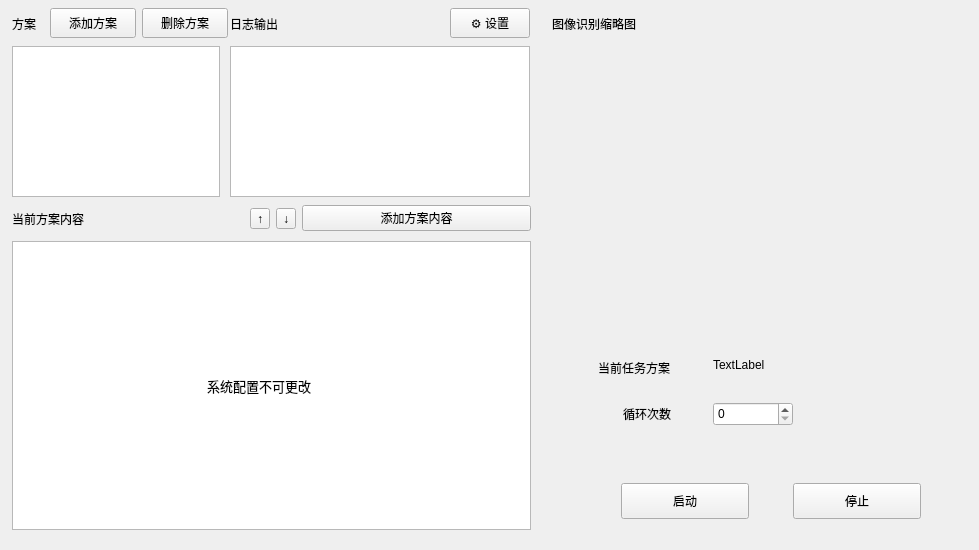
<?xml version="1.0" encoding="UTF-8"?>
<ui version="4.0">
 <class>mainwindow</class>
 <widget class="QWidget" name="mainwindow">
  <property name="enabled">
   <bool>true</bool>
  </property>
  <property name="geometry">
   <rect>
    <x>0</x>
    <y>0</y>
    <width>979</width>
    <height>550</height>
   </rect>
  </property>
  <property name="windowTitle">
   <string>onmyoji-script v1.3</string>
  </property>
  <widget class="QLabel" name="label">
   <property name="geometry">
    <rect>
     <x>12</x>
     <y>12</y>
     <width>36</width>
     <height>24</height>
    </rect>
   </property>
   <property name="text">
    <string>方案</string>
   </property>
  </widget>
  <widget class="QListWidget" name="listWidget">
   <property name="geometry">
    <rect>
     <x>12</x>
     <y>46</y>
     <width>208</width>
     <height>151</height>
    </rect>
   </property>
   <property name="editTriggers">
    <set>QAbstractItemView::EditTrigger::DoubleClicked</set>
   </property>
  </widget>
  <widget class="QTableWidget" name="tableWidget">
   <property name="geometry">
    <rect>
     <x>12</x>
     <y>241</y>
     <width>519</width>
     <height>289</height>
    </rect>
   </property>
   <property name="editTriggers">
    <set>QAbstractItemView::EditTrigger::NoEditTriggers</set>
   </property>
  </widget>
  <widget class="QLabel" name="label_3">
   <property name="geometry">
    <rect>
     <x>230</x>
     <y>12</y>
     <width>93</width>
     <height>24</height>
    </rect>
   </property>
   <property name="text">
    <string>日志输出</string>
   </property>
  </widget>
  <widget class="QPlainTextEdit" name="plainTextEdit">
   <property name="geometry">
    <rect>
     <x>230</x>
     <y>46</y>
     <width>300</width>
     <height>151</height>
    </rect>
   </property>
   <property name="readOnly">
    <bool>true</bool>
   </property>
  </widget>
  <widget class="QLabel" name="label_4">
   <property name="geometry">
    <rect>
     <x>552</x>
     <y>12</y>
     <width>151</width>
     <height>24</height>
    </rect>
   </property>
   <property name="text">
    <string>图像识别缩略图</string>
   </property>
  </widget>
  <widget class="QToolButton" name="startTaskButton">
   <property name="geometry">
    <rect>
     <x>621</x>
     <y>483</y>
     <width>128</width>
     <height>36</height>
    </rect>
   </property>
   <property name="text">
    <string>启动</string>
   </property>
  </widget>
  <widget class="QToolButton" name="stopTaskButton">
   <property name="geometry">
    <rect>
     <x>793</x>
     <y>483</y>
     <width>128</width>
     <height>36</height>
    </rect>
   </property>
   <property name="text">
    <string>停止</string>
   </property>
  </widget>
  <widget class="QLabel" name="label_5">
   <property name="geometry">
    <rect>
     <x>623</x>
     <y>402</y>
     <width>70</width>
     <height>23</height>
    </rect>
   </property>
   <property name="text">
    <string>循环次数</string>
   </property>
  </widget>
  <widget class="QSpinBox" name="taskCycleNumber">
   <property name="geometry">
    <rect>
     <x>713</x>
     <y>402</y>
     <width>80</width>
     <height>24</height>
    </rect>
   </property>
   <property name="maximum">
    <number>999</number>
   </property>
  </widget>
  <widget class="QLabel" name="label_6">
   <property name="geometry">
    <rect>
     <x>598</x>
     <y>356</y>
     <width>93</width>
     <height>23</height>
    </rect>
   </property>
   <property name="text">
    <string>当前任务方案</string>
   </property>
  </widget>
  <widget class="QLabel" name="currentTaskName">
   <property name="geometry">
    <rect>
     <x>713</x>
     <y>356</y>
     <width>231</width>
     <height>18</height>
    </rect>
   </property>
   <property name="text">
    <string>TextLabel</string>
   </property>
  </widget>
  <widget class="QPushButton" name="programmeAddBtn">
   <property name="geometry">
    <rect>
     <x>50</x>
     <y>8</y>
     <width>86</width>
     <height>30</height>
    </rect>
   </property>
   <property name="text">
    <string>添加方案</string>
   </property>
  </widget>
  <widget class="QPushButton" name="programmeRemoveBtn">
   <property name="geometry">
    <rect>
     <x>142</x>
     <y>8</y>
     <width>86</width>
     <height>30</height>
    </rect>
   </property>
   <property name="text">
    <string>删除方案</string>
   </property>
  </widget>
  <widget class="QLabel" name="openCVIdentifyLabel">
   <property name="geometry">
    <rect>
     <x>540</x>
     <y>46</y>
     <width>427</width>
     <height>220</height>
    </rect>
   </property>
   <property name="text">
    <string/>
   </property>
  </widget>
  <widget class="QWidget" name="horizontalLayoutWidget">
   <property name="geometry">
    <rect>
     <x>12</x>
     <y>195</y>
     <width>519</width>
     <height>47</height>
    </rect>
   </property>
   <layout class="QHBoxLayout" name="horizontalLayout">
    <item>
     <widget class="QLabel" name="label_2">
      <property name="text">
       <string>当前方案内容                                                </string>
      </property>
     </widget>
    </item>
    <item>
     <widget class="QToolButton" name="programmeContentUpButton">
      <property name="text">
       <string>↑</string>
      </property>
     </widget>
    </item>
    <item>
     <widget class="QToolButton" name="programmeContentDownButton">
      <property name="text">
       <string>↓</string>
      </property>
     </widget>
    </item>
    <item>
     <widget class="QPushButton" name="programmeContentAddBtn">
      <property name="text">
       <string>添加方案内容</string>
      </property>
     </widget>
    </item>
   </layout>
  </widget>
  <widget class="QToolButton" name="settingButton">
   <property name="geometry">
    <rect>
     <x>450</x>
     <y>8</y>
     <width>80</width>
     <height>30</height>
    </rect>
   </property>
   <property name="text">
    <string>⚙ 设置</string>
   </property>
   <property name="toolButtonStyle">
    <enum>Qt::ToolButtonStyle::ToolButtonTextOnly</enum>
   </property>
  </widget>
  <widget class="QLabel" name="systemConfigTips">
   <property name="geometry">
    <rect>
     <x>207</x>
     <y>368</y>
     <width>128</width>
     <height>36</height>
    </rect>
   </property>
   <property name="font">
    <font>
     <pointsize>10</pointsize>
    </font>
   </property>
   <property name="lineWidth">
    <number>1</number>
   </property>
   <property name="text">
    <string>系统配置不可更改</string>
   </property>
  </widget>
 </widget>
 <resources/>
 <connections/>
</ui>
